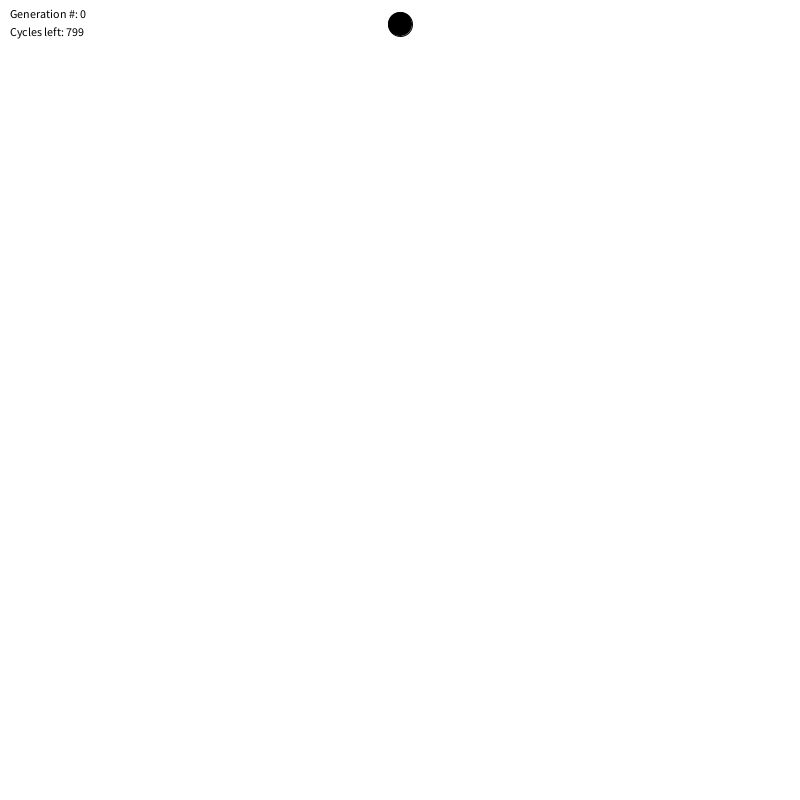
Frame 1 (no input)
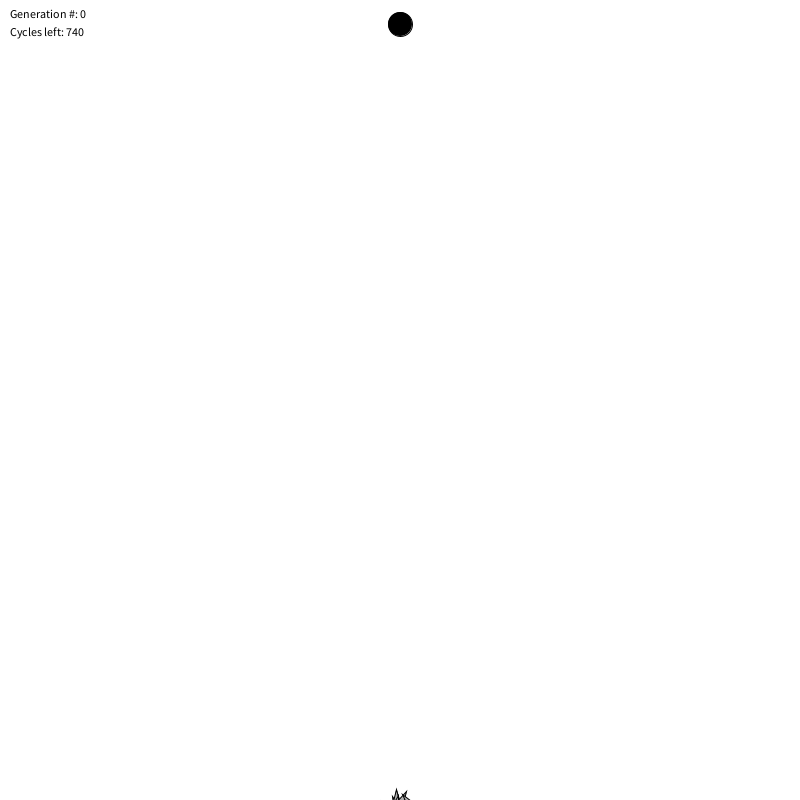
Frame 60 (the mouse pressed at the canvas centre just before this capture)
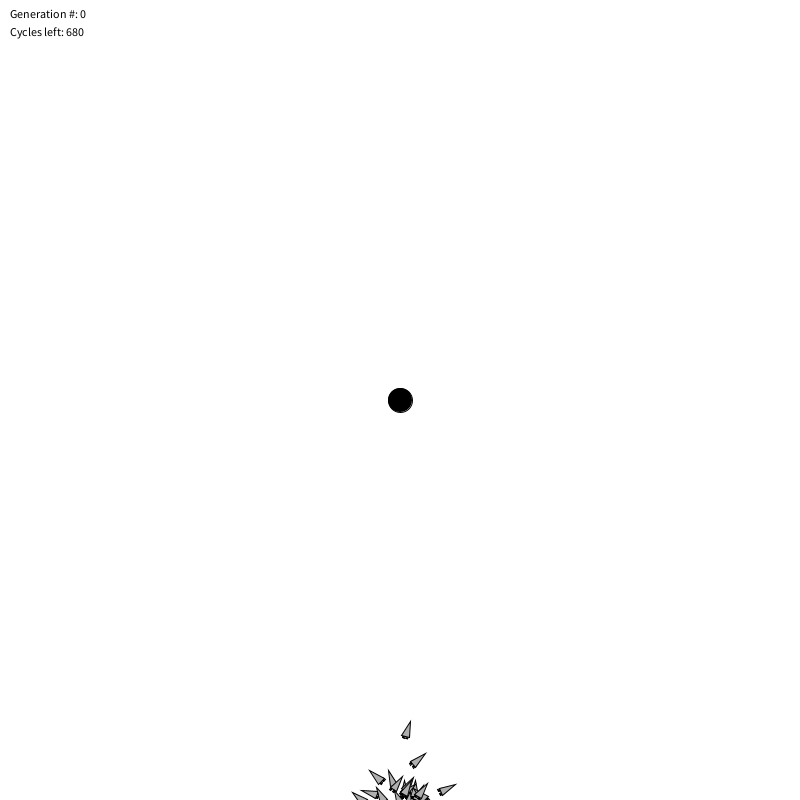
Frame 120 (the mouse held since frame 60 and released just before this capture)

The Processing sketch that drew these frames (run headless with seeded random() and noise(); from frame 60 on, the mouse is pressed at the canvas centre):

// Processing sketch: genetic02b
// ── genetic02b.pde

int lifetime;  // How long should each generation live

Population population;  // Population

int lifeCounter;          // Timer for cycle of generation

PVector target;        // Target position

void setup() {
  size(800, 800);
  
  // The number of cycles we will allow a generation to live
  lifetime = height;

  // Initialize variables
  lifeCounter = 0;
  
  target = new PVector(width/2, 24);

  // Create a population with a mutation rate, and population max
  float mutationRate = 0.01;
  population = new Population(mutationRate, 50);

}

void draw() {
  background(255);

  // Draw the start and target positions
  fill(0);
  ellipse(target.x,target.y,24,24);


  // If the generation hasn't ended yet
  if (lifeCounter < lifetime) {
    population.live();
    lifeCounter++;
    // Otherwise a new generation
  } 
  else {
    lifeCounter = 0;
    population.fitness();
    population.selection();
    population.reproduction();
  }

  // Display some info
  fill(0);
  text("Generation #: " + population.getGenerations(), 10, 18);
  text("Cycles left: " + (lifetime-lifeCounter), 10, 36);
}

// Move the target if the mouse is pressed
// System will adapt to new target
void mousePressed() {
  target.x = mouseX;
  target.y = mouseY;
}

// ── Coet.pde
class Coet {

  // Vectors física
  PVector pos, vel, acc;

  // Mida
  float r;

  // Avaluació
  float fitness;
  
  // Cromosoma
  DNA dna;
  
  // To count which force we're on in the genes
  int geneCounter = 0;

  boolean hitTarget = false;   
  
  //constructor
  Coet(PVector p, DNA dna) {
    this.acc = new PVector();
    this.vel = new PVector();
    this.pos = p.copy();
    this.r = 4;
    this.dna = dna;
  }

  // Fitness function
  void fitness() {
    float d = dist(pos.x, pos.y, target.x, target.y);
    fitness = pow(1/d, 2);
  }

  // Run in relation to all the obstacles
  // If I'm stuck, don't bother updating or checking for intersection
  void run() {
    checkTarget(); // Check to see if we've reached the target
    if (!hitTarget) {
      applyForce(dna.genes[geneCounter]);
      geneCounter = (geneCounter + 1) % dna.genes.length;
      update();
    }
    display();
  }

  // Did I make it to the target?
  void checkTarget() {
    float d = dist(pos.x, pos.y, target.x, target.y);
    if (d < 12) {
      hitTarget = true;
    } 
  }

  void applyForce(PVector f) {
    acc.add(f);
  }

  void update() {
    vel.add(acc);
    pos.add(vel);
    acc.mult(0);
  }

  void display() {
    float theta = vel.heading2D() + PI/2;
    fill(200, 100);
    stroke(0);
    pushMatrix();
    translate(pos.x, pos.y);
    rotate(theta);

    // Thrusters
    rectMode(CENTER);
    fill(0);
    rect(-r/2, r*2, r/2, r);
    rect(r/2, r*2, r/2, r);

    // Rocket body
    fill(175);
    beginShape(TRIANGLES);
    vertex(0, -r*2);
    vertex(-r, r*2);
    vertex(r, r*2);
    endShape();

    popMatrix();
  }

  float getFitness() {
    return fitness;
  }

  DNA getDNA() {
    return dna;
  }

}

// ── DNA.pde
class DNA {

  // The genetic sequence
  PVector[] genes;

  // The maximum strength of the forces
  float maxforce = 0.1;

  // Constructor (makes a DNA of random PVectors)
  DNA() {
    genes = new PVector[lifetime];
    for (int i = 0; i < genes.length; i++) {
      float angle = random(TWO_PI);
      genes[i] = new PVector(cos(angle), sin(angle));
      genes[i].mult(random(0, maxforce));
    }
  }

  // Constructor #2, creates the instance based on an existing array
  DNA(PVector[] newgenes) {
    // We could make a copy if necessary
    // genes = (PVector []) newgenes.clone();
    genes = newgenes;
  }

  // CROSSOVER
  // Creates new DNA sequence from two (this & and a partner)
  DNA crossover(DNA partner) {
    PVector[] child = new PVector[genes.length];
    // Pick a midpoint
    int crossover = int(random(genes.length));
    // Take "half" from one and "half" from the other
    for (int i = 0; i < genes.length; i++) {
      if (i > crossover) child[i] = genes[i];
      else               child[i] = partner.genes[i];
    }    
    DNA newgenes = new DNA(child);
    return newgenes;
  }

  // Based on a mutation probability, picks a new random Vector
  void mutate(float m) {
    for (int i = 0; i < genes.length; i++) {
      if (random(1) < m) {
        float angle = random(TWO_PI);
        genes[i] = new PVector(cos(angle), sin(angle));
        genes[i].mult(random(0, maxforce));
      }
    }
  }
}

// ── Poblacio.pde
class Population {

  float mutationRate;          // Mutation rate
  Coet[] population;         // Array to hold the current population
  ArrayList<Coet> matingPool;    // ArrayList which we will use for our "mating pool"
  int generations;             // Number of generations

   // Initialize the population
   Population(float m, int num) {
    mutationRate = m;
    population = new Coet[num];
    matingPool = new ArrayList<Coet>();
    generations = 0;
    //make a new set of creatures
    for (int i = 0; i < population.length; i++) {
      PVector position = new PVector(width/2,height+20);
      population[i] = new Coet(position, new DNA());
    }
  }

  void live () {
    // Run every rocket
    for (int i = 0; i < population.length; i++) {
      population[i].run();
    }
  }

  // Calculate fitness for each creature
  void fitness() {
    for (int i = 0; i < population.length; i++) {
      population[i].fitness();
    }
  }

  // Generate a mating pool
  void selection() {
    // Clear the ArrayList
    matingPool.clear();

    // Calculate total fitness of whole population
    float maxFitness = getMaxFitness();

    // Calculate fitness for each member of the population (scaled to value between 0 and 1)
    // Based on fitness, each member will get added to the mating pool a certain number of times
    // A higher fitness = more entries to mating pool = more likely to be picked as a parent
    // A lower fitness = fewer entries to mating pool = less likely to be picked as a parent
    for (int i = 0; i < population.length; i++) {
      float fitnessNormal = map(population[i].getFitness(),0,maxFitness,0,1);
      int n = (int) (fitnessNormal * 100);  // Arbitrary multiplier
      for (int j = 0; j < n; j++) {
        matingPool.add(population[i]);
      }
    }
  }

  // Making the next generation
  void reproduction() {
    // Refill the population with children from the mating pool
    for (int i = 0; i < population.length; i++) {
      // Sping the wheel of fortune to pick two parents
      int m = int(random(matingPool.size()));
      int d = int(random(matingPool.size()));
      // Pick two parents
      Coet mom = matingPool.get(m);
      Coet dad = matingPool.get(d);
      // Get their genes
      DNA momgenes = mom.getDNA();
      DNA dadgenes = dad.getDNA();
      // Mate their genes
      DNA child = momgenes.crossover(dadgenes);
      // Mutate their genes
      child.mutate(mutationRate);
      // Fill the new population with the new child
      PVector position = new PVector(width/2,height+20);
      population[i] = new Coet(position, child);
    }
    generations++;
  }

  int getGenerations() {
    return generations;
  }

  // Find highest fintess for the population
  float getMaxFitness() {
    float record = 0;
    for (int i = 0; i < population.length; i++) {
       if(population[i].getFitness() > record) {
         record = population[i].getFitness();
       }
    }
    return record;
  }

}
